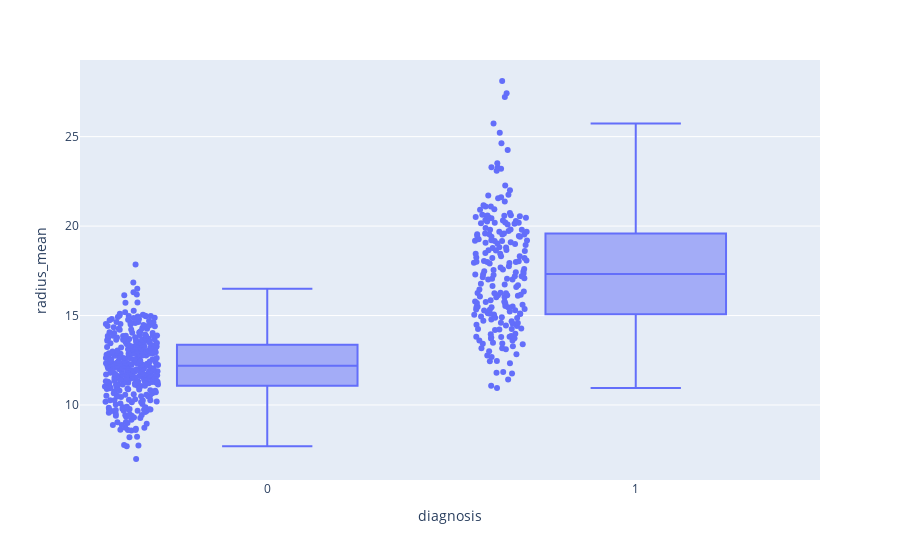
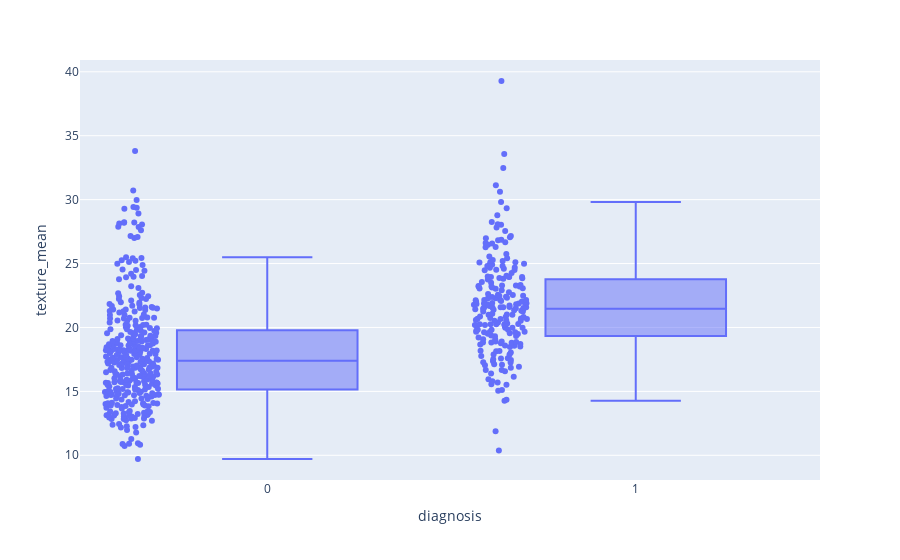
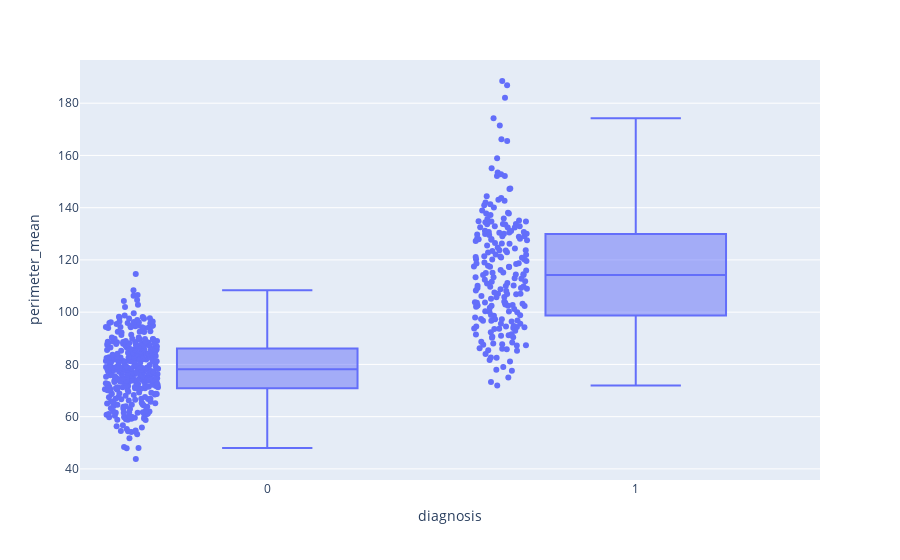
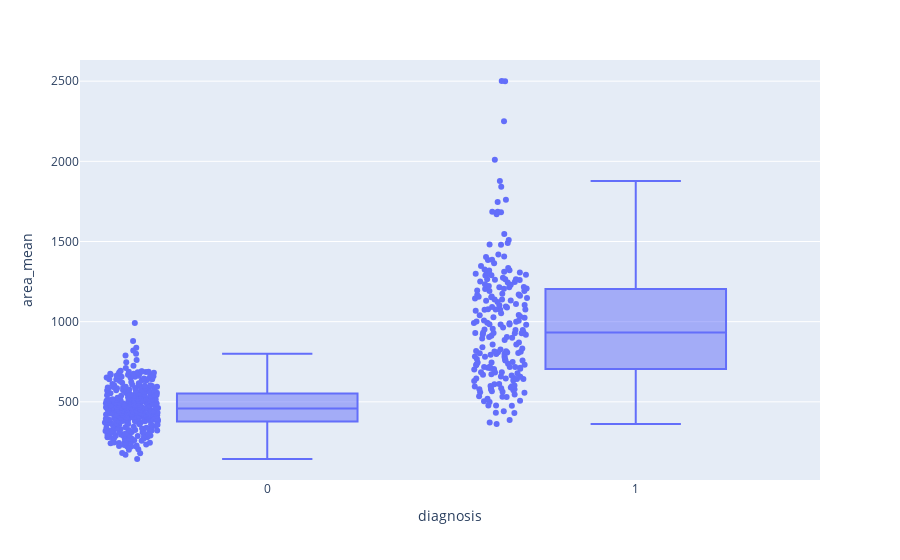

Source (notebook cell) for these figures, in order:
### Code cell
import plotly.express as px
for i in Xx_columns:
    df = data
    fig = px.box(df, x="diagnosis", y=i, points="all")
    fig.show()

### Figure 1 — Plotly figure (JSON) as saved in the notebook; plotly's stock layout.template omitted (floating-point values rounded to 4 significant figures; data arrays with more than 128 entries replaced by an {"elided": "..."} marker saying what was removed)
{"data": [{"alignmentgroup": "True", "boxpoints": "all", "hovertemplate": "diagnosis=%{x}<br>radius_mean=%{y}<extra></extra>", "legendgroup": "", "marker": {"color": "#636efa"}, "name": "", "notched": false, "offsetgroup": "", "orientation": "v", "showlegend": false, "type": "box", "x": {"elided": "569 int values"}, "x0": " ", "xaxis": "x", "y": {"elided": "569 float values"}, "y0": " ", "yaxis": "y"}], "layout": {"boxmode": "group", "legend": {"tracegroupgap": 0}, "margin": {"t": 60}, "xaxis": {"anchor": "y", "domain": [0, 1], "title": {"text": "diagnosis"}}, "yaxis": {"anchor": "x", "domain": [0, 1], "title": {"text": "radius_mean"}}}}

### Figure 2 — Plotly figure (JSON) as saved in the notebook; plotly's stock layout.template omitted (floating-point values rounded to 4 significant figures; data arrays with more than 128 entries replaced by an {"elided": "..."} marker saying what was removed)
{"data": [{"alignmentgroup": "True", "boxpoints": "all", "hovertemplate": "diagnosis=%{x}<br>texture_mean=%{y}<extra></extra>", "legendgroup": "", "marker": {"color": "#636efa"}, "name": "", "notched": false, "offsetgroup": "", "orientation": "v", "showlegend": false, "type": "box", "x": {"elided": "569 int values"}, "x0": " ", "xaxis": "x", "y": {"elided": "569 float values"}, "y0": " ", "yaxis": "y"}], "layout": {"boxmode": "group", "legend": {"tracegroupgap": 0}, "margin": {"t": 60}, "xaxis": {"anchor": "y", "domain": [0, 1], "title": {"text": "diagnosis"}}, "yaxis": {"anchor": "x", "domain": [0, 1], "title": {"text": "texture_mean"}}}}

### Figure 3 — Plotly figure (JSON) as saved in the notebook; plotly's stock layout.template omitted (floating-point values rounded to 4 significant figures; data arrays with more than 128 entries replaced by an {"elided": "..."} marker saying what was removed)
{"data": [{"alignmentgroup": "True", "boxpoints": "all", "hovertemplate": "diagnosis=%{x}<br>perimeter_mean=%{y}<extra></extra>", "legendgroup": "", "marker": {"color": "#636efa"}, "name": "", "notched": false, "offsetgroup": "", "orientation": "v", "showlegend": false, "type": "box", "x": {"elided": "569 int values"}, "x0": " ", "xaxis": "x", "y": {"elided": "569 float values"}, "y0": " ", "yaxis": "y"}], "layout": {"boxmode": "group", "legend": {"tracegroupgap": 0}, "margin": {"t": 60}, "xaxis": {"anchor": "y", "domain": [0, 1], "title": {"text": "diagnosis"}}, "yaxis": {"anchor": "x", "domain": [0, 1], "title": {"text": "perimeter_mean"}}}}

### Figure 4 — Plotly figure (JSON) as saved in the notebook; plotly's stock layout.template omitted (floating-point values rounded to 4 significant figures; data arrays with more than 128 entries replaced by an {"elided": "..."} marker saying what was removed)
{"data": [{"alignmentgroup": "True", "boxpoints": "all", "hovertemplate": "diagnosis=%{x}<br>area_mean=%{y}<extra></extra>", "legendgroup": "", "marker": {"color": "#636efa"}, "name": "", "notched": false, "offsetgroup": "", "orientation": "v", "showlegend": false, "type": "box", "x": {"elided": "569 int values"}, "x0": " ", "xaxis": "x", "y": {"elided": "569 float values"}, "y0": " ", "yaxis": "y"}], "layout": {"boxmode": "group", "legend": {"tracegroupgap": 0}, "margin": {"t": 60}, "xaxis": {"anchor": "y", "domain": [0, 1], "title": {"text": "diagnosis"}}, "yaxis": {"anchor": "x", "domain": [0, 1], "title": {"text": "area_mean"}}}}
